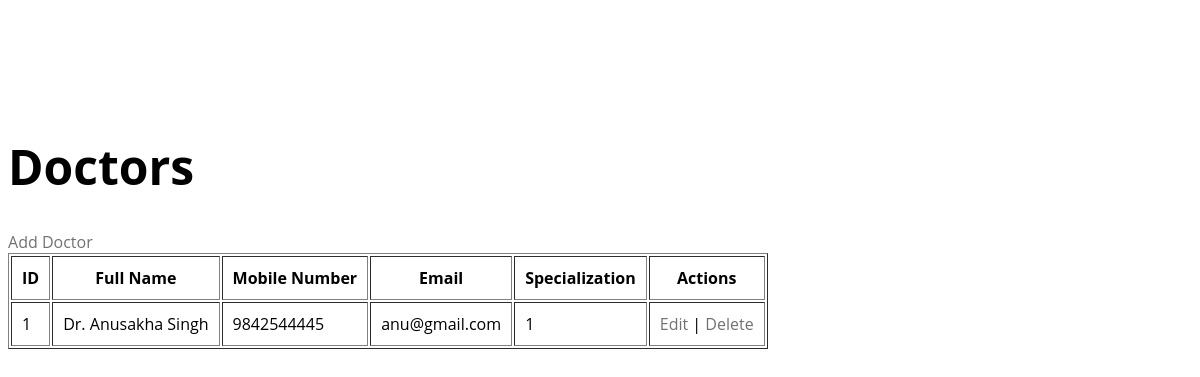
The app's page /doctor/list.php with its own data.
### tables this page shows
CREATE TABLE `tbldoctor` (
  `ID` int(5) NOT NULL,
  `FullName` varchar(250) DEFAULT NULL,
  `MobileNumber` bigint(10) DEFAULT NULL,
  `Email` varchar(250) DEFAULT NULL,
  `Specialization` varchar(250) DEFAULT NULL,
  `Password` varchar(259) DEFAULT NULL,
  `CreationDate` timestamp NULL DEFAULT current_timestamp()
);

### doctor/list.php (the view, shortened to what this page needs)
<?php
require_once '../db.php';
$stmt = $dbh->prepare('SELECT * FROM tbldoctor');
$stmt->execute();
$doctors = $stmt->fetchAll(PDO::FETCH_ASSOC);
?>
<!DOCTYPE html>
<html lang="en">
<head>
    <link rel="stylesheet" href="../css/templatemo-medic-care.css">
</head>
<body>
    <h1>Doctors</h1>
    <a href="add.php">Add Doctor</a>
    <table border="1" cellpadding="10">
        <tr>
            <th>ID</th>
            <th>Full Name</th>
            <th>Mobile Number</th>
            <th>Email</th>
            <th>Specialization</th>
            <th>Actions</th>
        </tr>
        <?php foreach ($doctors as $doctor): ?>
        <tr>
            <td><?= htmlspecialchars($doctor['ID']) ?></td>
            <td><?= htmlspecialchars($doctor['FullName']) ?></td>
            <td><?= htmlspecialchars($doctor['MobileNumber']) ?></td>
            <td><?= htmlspecialchars($doctor['Email']) ?></td>
            <td><?= htmlspecialchars($doctor['Specialization']) ?></td>
            <td>
                <a href="edit.php?id=<?= $doctor['ID'] ?>">Edit</a> |
                <a href="delete.php?id=<?= $doctor['ID'] ?>" onclick="return confirm('Are you sure?')">Delete</a>
            </td>
        </tr>
        <?php endforeach; ?>
    </table>
</body>
</html>

### css/templatemo-medic-care.css (style rules this page uses)
:root { --white-color: #FFFFFF; --primary-color: #247cff; --section-bg-color: #F9F9F9; --dark-color: #000000; --title-color: #565758; --p-color: #717275; --border-color: #eaeaea; --body-font-family: 'Open Sans', sans-serif; --h1-font-size: 48px; --h2-font-size: 36px; --h3-font-size: 32px; --h4-font-size: 28px; --h5-font-size: 24px; --h6-font-size: 22px; --p-font-size: 18px; --menu-font-size: 16px; --font-weight-light: 300; --font-weight-normal: 400; --font-weight-semibold: 600; --font-weight-bold: 700; }
body { background: var(--white-color); font-family: var(--body-font-family); position: relative; padding-top: 94px; }
h1, h2, h3, h4, h5, h6 { font-weight: var(--font-weight-semibold); }
h1, h2 { font-weight: var(--font-weight-bold); }
h1 { font-size: var(--h1-font-size); line-height: normal; }
a, button { touch-action: manipulation; transition: all 0.3s; }
a { color: var(--p-color); text-decoration: none; }

### records on screen
tbldoctor: ID "1", FullName "Dr. Anusakha Singh", MobileNumber "9842544445", Email "anu@gmail.com", Specialization "1"
